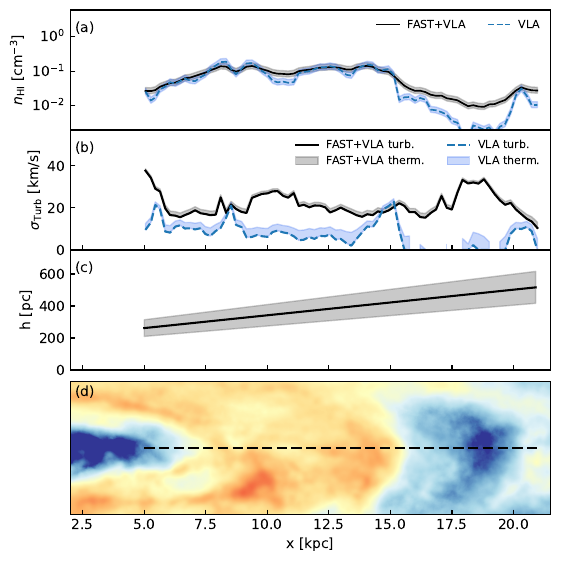

Write Python code to recreate this figure.
import numpy as np
import pandas as pd
from astropy.io import fits
from matplotlib.colors import FuncNorm
import matplotlib.pyplot as plt

def plot_full_panel(
    fits_path,
    profile_csv,
    output_name='hi_profile_major_axis.pdf',
    xlim_kpc=(5.0, 21.0),
    ylim_pix=(1300, 1700),
    vmin=None,
    vmax=None,
    order=['top0', 'top1', 'middle', 'bottom'],
    ref_line_range=(5.0, 21.0),
    # 可自定义纵轴范围
    ylims_top0=(0.003, 5.0),     
    ylims_top1=(0.0, 38.0),      
    ylims_middle=(0.0, 700.0),   
    bottom_ylim_kpc=None,        
    # 可自定义 legend 样式与位置
    legend_top0=None,            
    legend_top1=None,            
    # 可自定义 legend 的文字
    labels_top0=None,            
    labels_top1=None             
):
    hdu = fits.open(fits_path)[0]
    data = hdu.data
    header = hdu.header

    # 显示用缩放
    data = data * 1.222e6 / 1.4**2 / 60 / 60 * 1.8e18 / 1e20

    arcmin_per_pix = np.abs(header['CDELT1']) * 60.0
    pix2kpc = arcmin_per_pix * 216 / 1000.0

    x0 = int(xlim_kpc[0] / pix2kpc) + 1500
    x1_ = int(xlim_kpc[1] / pix2kpc) + 1500
    y0, y1 = ylim_pix
    cutout = data[y0:y1, x0:x1_]
    ny, nx = cutout.shape
    extent = [xlim_kpc[0], xlim_kpc[1], 0, ny * pix2kpc]

    # 读 radial profile
    df = pd.read_fwf(profile_csv, infer_nrows=int(1e6))
    r_kpc = df['r'].values / 1000.0
    mom0_x1 = df['x1_mom0'].values
    mom2_x1 = df['x1_mom2'].values
    mom0_x2 = df['x2_mom0'].values
    mom2_x2 = df['x2_mom2'].values
    mom2_x3 = df['x3_mom2'].values if 'x3_mom2' in df.columns else None

    cosi = np.cos(np.deg2rad(77))
    xx = r_kpc
    yy  = xx * 16 + 182
    yy1 = xx * 19 + 182 + 37
    yy2 = xx * 13 + 182 - 37

    def mom0_to_nHI(mom0_arr, h_pc):
        NHI = mom0_arr * 1.222e6 / 1.4**2 / 60 / 60 * 1.8e18
        nHI = NHI / (2 * h_pc / cosi * 3e18)
        return nHI

    mom0_mid_x1  = mom0_to_nHI(mom0_x1, yy)
    mom0_high_x1 = mom0_to_nHI(mom0_x1, yy2)
    mom0_low_x1  = mom0_to_nHI(mom0_x1, yy1)
    mom0_mid_x2  = mom0_to_nHI(mom0_x2, yy)
    mom0_high_x2 = mom0_to_nHI(mom0_x2, yy2)
    mom0_low_x2  = mom0_to_nHI(mom0_x2, yy1)

    mask = (r_kpc >= ref_line_range[0]) & (r_kpc <= ref_line_range[1])
    r_kpc_plot = r_kpc[mask]
    mom0_mid_x1_plot  = mom0_mid_x1[mask]
    mom0_high_x1_plot = mom0_high_x1[mask]
    mom0_low_x1_plot  = mom0_low_x1[mask]
    mom0_mid_x2_plot  = mom0_mid_x2[mask]
    mom0_high_x2_plot = mom0_high_x2[mask]
    mom0_low_x2_plot  = mom0_low_x2[mask]
    mom2_x1_plot = mom2_x1[mask]
    mom2_x2_plot = mom2_x2[mask]
    mom2_x3_plot = mom2_x3[mask] if mom2_x3 is not None else None

    height_dict = {'top0': 0.2, 'top1': 0.2, 'middle': 0.2, 'bottom': 0.4}
    bottom_pos  = {'top0': 0.73, 'top1': 0.53, 'middle': 0.33, 'bottom': 0.0}
    fig = plt.figure(figsize=(6, 6))
    axs = {key: fig.add_axes([0.13, bottom_pos[key], 0.80, height_dict[key]]) for key in order}

    col_x1 = 'black'
    shade_x1 = (0.4, 0.4, 0.4, 0.35)
    col_x2 = 'tab:blue'
    shade_x2 = (0.25, 0.45, 0.95, 0.28)

    if labels_top0 is None:
        labels_top0 = {'x1_mid': 'x1 mid','x1_range': 'x1 range',
                       'x2_mid': 'x2 mid','x2_range': 'x2 range'}
    if labels_top1 is None:
        labels_top1 = {'x1_turb': 'x1 turb','x1_therm': 'x1 thermal',
                       'x2_turb': 'x2 turb','x2_therm': 'x2 thermal'}

    # (a) HI 数密度
    axs['top0'].plot(r_kpc_plot, mom0_mid_x1_plot, color=col_x1, lw=1.2,
                     label=labels_top0['x1_mid'])
    axs['top0'].fill_between(r_kpc_plot, mom0_low_x1_plot, mom0_high_x1_plot,
                             color=shade_x1)
    axs['top0'].plot(r_kpc_plot, mom0_mid_x2_plot, color=col_x2, lw=1.2, ls='--',
                     label=labels_top0['x2_mid'])
    axs['top0'].fill_between(r_kpc_plot, mom0_low_x2_plot, mom0_high_x2_plot,
                             color=shade_x2)
    axs['top0'].set_xlim(xlim_kpc)
    axs['top0'].set_ylim(*ylims_top0)
    axs['top0'].set_ylabel('$n_{\\rm HI}$ [cm$^{-3}$]')
    axs['top0'].set_yscale('log')
    axs['top0'].tick_params(axis='x', labelbottom=False)
    axs['top0'].tick_params(axis='y', direction='in')
    # 🚫 去掉 y 轴 minor ticks
    axs['top0'].tick_params(axis='y', which='minor', left=False, right=False)
    axs['top0'].text(0.01, 0.90, '(a)', transform=axs['top0'].transAxes,
                     fontsize=10, color='black', va='top')
    if legend_top0 is None:
        legend_top0 = dict(loc='upper right', fontsize=8, frameon=False, ncol=2)
    axs['top0'].legend(**legend_top0)

    # (b) 涡动速度
    def subtract_thermal(m2_arr, thermal_kms=8.1):
        return np.sqrt(np.maximum(0.0, m2_arr**2 - thermal_kms**2))
    m2_turb_x1 = subtract_thermal(mom2_x1_plot)
    #     col_x1 = 'black'
    # shade_x1 = (0.4, 0.4, 0.4, 0.35)
    axs['top1'].plot(r_kpc_plot, m2_turb_x1, color=col_x1, ls='-',
                     label=labels_top1['x1_turb'])
    axs['top1'].fill_between(r_kpc_plot, m2_turb_x1, mom2_x1_plot,
                             color=shade_x1,
                             label=labels_top1['x1_therm'])
    m2_turb_x2 = subtract_thermal(mom2_x2_plot)
    axs['top1'].plot(r_kpc_plot, m2_turb_x2, color=col_x2, ls='--',
                     label=labels_top1['x2_turb'])
    axs['top1'].fill_between(r_kpc_plot, m2_turb_x2, mom2_x2_plot,
                             color=shade_x2,
                             label=labels_top1['x2_therm'])
    axs['top1'].set_xlim(xlim_kpc)
    axs['top1'].set_ylim(*ylims_top1)
    axs['top1'].set_ylabel('$\\sigma_{\\rm Turb}$ [km/s]')
    axs['top1'].tick_params(axis='x', labelbottom=False)
    axs['top1'].tick_params(direction='in')
    axs['top1'].text(0.01, 0.90, '(b)', transform=axs['top1'].transAxes,
                     fontsize=10, color='black', va='top')
    if legend_top1 is None:
        legend_top1 = dict(loc='upper right', fontsize=8, frameon=False, ncol=2)
    axs['top1'].legend(**legend_top1)

    # (c) 厚度
    xx_h = np.arange(ref_line_range[0], ref_line_range[1], 0.1)
    yy_h, yy1_h, yy2_h = xx_h*16+182, xx_h*19+182+37, xx_h*13+182-37
    axs['middle'].plot(xx_h, yy_h, color=col_x1)
    axs['middle'].fill_between(xx_h, yy1_h, yy2_h, color=shade_x1)
    axs['middle'].set_xlim(xlim_kpc)
    axs['middle'].set_ylim(*ylims_middle)
    axs['middle'].set_ylabel('h [pc]')
    axs['middle'].tick_params(axis='x', labelbottom=False)
    axs['middle'].tick_params(direction='in')
    axs['middle'].text(0.01, 0.90, '(c)', transform=axs['middle'].transAxes,
                       fontsize=10, color='black', va='top')

    # (d) 图像
    norm = FuncNorm((np.arcsinh, np.sinh), vmin=vmin, vmax=vmax)
    axs['bottom'].imshow(cutout, origin='lower', cmap='RdYlBu_r', norm=norm, extent=extent)
    axs['bottom'].set_xlabel('x [kpc]')
    if bottom_ylim_kpc is not None:
        axs['bottom'].set_ylim(*bottom_ylim_kpc)
    axs['bottom'].set_yticks([])
    axs['bottom'].tick_params(axis='x', direction='in')
    axs['bottom'].tick_params(axis='y', length=0)
    y_display = (1500 - y0) * pix2kpc
    axs['bottom'].plot([ref_line_range[0], ref_line_range[1]], [y_display, y_display],
                       color='black', lw=2, ls='--')
    axs['bottom'].text(0.01, 0.97, '(d)', transform=axs['bottom'].transAxes,
                       fontsize=10, color='black', va='top')

    plt.savefig(output_name, dpi=200, bbox_inches='tight')
    plt.close()


# === 调用示例 ===
plot_full_panel(
    fits_path='../data/bubbleTurbCube_x1beam_-700-100_0.006_mom0_rotated.fits',
    profile_csv='../data/profile_output_VLA_JCOMB.txt',
    output_name='hi_profile_major_axis.pdf',
    xlim_kpc=(2.0, 21.5),
    ylim_pix=(1350, 1650),
    vmin=1,
    vmax=100,
    ylims_top0=(0.002, 6.0),
    ylims_top1=(0.0, 57.0),
    ylims_middle=(0.0, 750.0),
    legend_top0=dict(loc='upper right', fontsize=8, frameon=False, ncol=2),
    legend_top1=dict(loc='upper right', fontsize=8, frameon=False, ncol=2),
    labels_top0={
        'x1_mid': 'FAST+VLA',
        'x1_range': 'x1 envelope',
        'x2_mid': 'VLA',
        'x2_range': 'x2 envelope'
    },
    labels_top1={
        'x1_turb': 'FAST+VLA turb.',
        'x1_therm': 'FAST+VLA therm.',
        'x2_turb': 'VLA turb.',
        'x2_therm': 'VLA therm.'
    }
)
